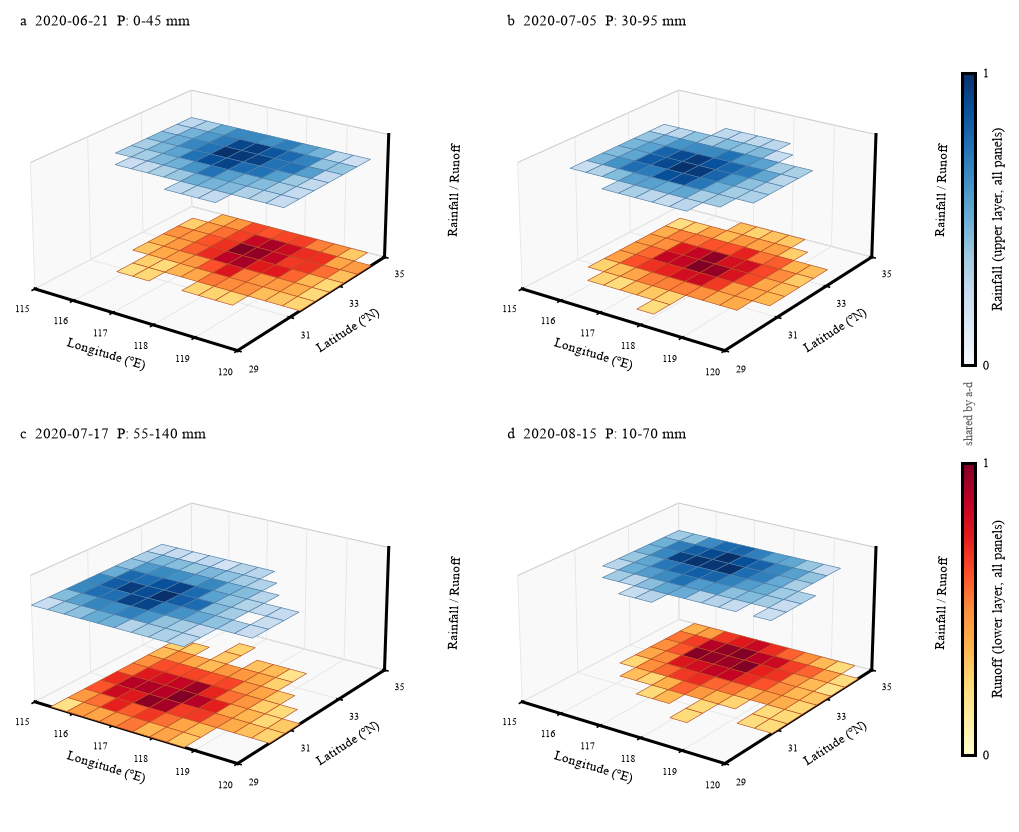

Reproduce this figure in Python.
# -*- coding: utf-8 -*-
"""案例 143 (seg143) - 真3D双层悬空地图 (mpl_toolkits.mplot3d):
底层径流 YlOrRd (z=0 平面 Poly3DCollection) + 上层降雨 Blues 悬空 (z=1),
立方体坐标框只留三条轴, view_init(22, -55) 贴近该版式常见视角,
2×2 四面板(a-d 各一场事件), 右侧两条竖色标(Rainfall / Runoff, 0-1)。
参考：同类期刊常见的「3D 双层填充地图」版式（详见同名 case 卡）。"""
import sys, os
HERE = os.path.dirname(os.path.abspath(__file__))
sys.path.insert(0, os.path.join(HERE, 'lib'))
from paper_style import *

import numpy as np
import matplotlib.pyplot as plt
from mpl_toolkits.mplot3d.art3d import Poly3DCollection
from matplotlib.colors import Normalize
from matplotlib.cm import ScalarMappable

set_style()

LON0, LON1, LAT0, LAT1 = 115.0, 120.0, 29.0, 35.0
NX, NY = 12, 10
DX, DY = (LON1 - LON0) / NX, (LAT1 - LAT0) / NY
Z_RAIN, Z_RUN = 1.0, 0.0                 # 上层降雨悬空, 底层径流贴地

panels = [('a  2020-06-21  P: 0-45 mm', 0), ('b  2020-07-05  P: 30-95 mm', 1),
          ('c  2020-07-17  P: 55-140 mm', 2), ('d  2020-08-15  P: 10-70 mm', 3)]

fig = plt.figure(figsize=cm2in(19, 15))
r0 = rng(143)

cmap_rain = plt.cm.Blues
cmap_run = plt.cm.YlOrRd


def trim_islands(fld, min_nb=2):
    """剔除孤立网格(正交邻居数 < min_nb), 避免游离单格。"""
    keep = ~np.isnan(fld)
    out = np.full_like(fld, np.nan)
    for iy in range(NY):
        for ix in range(NX):
            if not keep[iy, ix]:
                continue
            nb = 0
            for yy, xx in ((iy + 1, ix), (iy - 1, ix), (iy, ix + 1), (iy, ix - 1)):
                if 0 <= yy < NY and 0 <= xx < NX and keep[yy, xx]:
                    nb += 1
            if nb >= min_nb:
                out[iy, ix] = fld[iy, ix]
    return out


# 每场降雨/径流场(高斯团块, 低于噪声化阈值的网格留空 → 不规则团簇轮廓)
rain_flds, run_flds = [], []
for p in range(4):
    cx, cy = r0.uniform(LON0 + 1, LON1 - 1), r0.uniform(LAT0 + 1.2, LAT1 - 1.2)
    gx, gy = np.meshgrid(np.linspace(LON0, LON1, NX), np.linspace(LAT0, LAT1, NY))
    rain = np.exp(-((gx - cx) ** 2 + (gy - cy) ** 2) / 4.5) * r0.uniform(0.75, 1.0)
    rain += r0.uniform(0, 0.18, (NY, NX))
    rain = (rain - rain.min()) / (rain.max() - rain.min() + 1e-9)
    runoff = np.roll(rain, (2, -1)) * 0.85 + 0.1 * r0.random((NY, NX))
    runoff = (runoff - runoff.min()) / (runoff.max() - runoff.min() + 1e-9)
    thr = 0.14 + 0.12 * r0.random((NY, NX))       # 锯齿化团簇边界
    rain = np.where(rain > thr, rain, np.nan)
    runoff = np.where(runoff > thr, runoff, np.nan)
    rain_flds.append(trim_islands(rain))
    run_flds.append(trim_islands(runoff))

cmap_rain = plt.cm.Blues
cmap_run = plt.cm.YlOrRd


def layer_quads(ax, fld, z, cmap, edge):
    """每网格单元一个四边形的 3D 平面层(无效网格跳过)。"""
    verts, cols = [], []
    for iy in range(NY):
        for ix in range(NX):
            v = fld[iy, ix]
            if np.isnan(v):
                continue
            x0, y0 = LON0 + ix * DX, LAT0 + iy * DY
            verts.append([(x0, y0, z), (x0 + DX, y0, z),
                          (x0 + DX, y0 + DY, z), (x0, y0 + DY, z)])
            cols.append(cmap(v))
    pc = Poly3DCollection(verts, facecolors=cols, edgecolors=edge,
                          linewidths=0.3, shade=False)
    ax.add_collection3d(pc)


def panel(ax, rain, runoff, title):
    layer_quads(ax, runoff, Z_RUN, cmap_run, '#B84A20')
    layer_quads(ax, rain, Z_RAIN, cmap_rain, '#4A7BA6')
    # 立方体坐标框: 只留三条轴
    ax.set_xlim(LON0, LON1)
    ax.set_ylim(LAT0, LAT1)
    ax.set_zlim(0, 1.3)
    ax.set_xticks(range(115, 121))
    ax.set_xticklabels(['115', '116', '117', '118', '119', '120'], fontsize=5)
    ax.set_yticks([29, 31, 33, 35])
    ax.set_yticklabels(['29', '31', '33', '35'], fontsize=5)
    ax.set_zticks([])
    ax.set_xlabel('Longitude (°E)', fontsize=6, labelpad=-6)
    ax.set_ylabel('Latitude (°N)', fontsize=6, labelpad=-6)
    ax.set_zlabel('Rainfall / Runoff', fontsize=6, labelpad=-2)
    ax.view_init(elev=22, azim=-55)
    ax.set_box_aspect((1.0, 1.1, 0.55))
    ax.set_title(title, fontsize=7, loc='left', pad=1)
    ax.tick_params(pad=-1)
    # pane 白/浅灰, 网格线淡
    for axx in (ax.xaxis, ax.yaxis, ax.zaxis):
        axx.set_pane_color((0.975, 0.975, 0.975, 1.0))
        axx.pane.set_edgecolor('#CCCCCC')
        axx.pane.set_linewidth(0.5)
        axx._axinfo['grid'].update(color='#E6E6E6', linewidth=0.4)


for k, (title, p) in enumerate(panels):
    ax = fig.add_subplot(2, 2, k + 1, projection='3d')
    panel(ax, rain_flds[p], run_flds[p], title)

# 右侧两条竖色标: 明确标注"全局共享、对应哪一层", 否则各面板另一半色块不可解码
sm_r = ScalarMappable(norm=Normalize(0, 1), cmap=cmap_rain)
sm_o = ScalarMappable(norm=Normalize(0, 1), cmap=cmap_run)
cax1 = fig.add_axes([0.925, 0.56, 0.012, 0.33])
cb1 = fig.colorbar(sm_r, cax=cax1)
cb1.set_ticks([0, 1])
cb1.ax.tick_params(labelsize=6)
cb1.set_label('Rainfall (upper layer, all panels)', fontsize=6.5, labelpad=1)
cax2 = fig.add_axes([0.925, 0.12, 0.012, 0.33])
cb2 = fig.colorbar(sm_o, cax=cax2)
cb2.set_ticks([0, 1])
cb2.ax.tick_params(labelsize=6)
cb2.set_label('Runoff (lower layer, all panels)', fontsize=6.5, labelpad=1)
fig.text(0.9315, 0.505, 'shared by a-d', rotation=90, fontsize=5.8,
         ha='center', va='center', color='0.35')

fig.subplots_adjust(left=0.04, right=0.90, top=0.94, bottom=0.05,
                    wspace=0.02, hspace=0.10)
save(fig, 'case_seg143.png')
